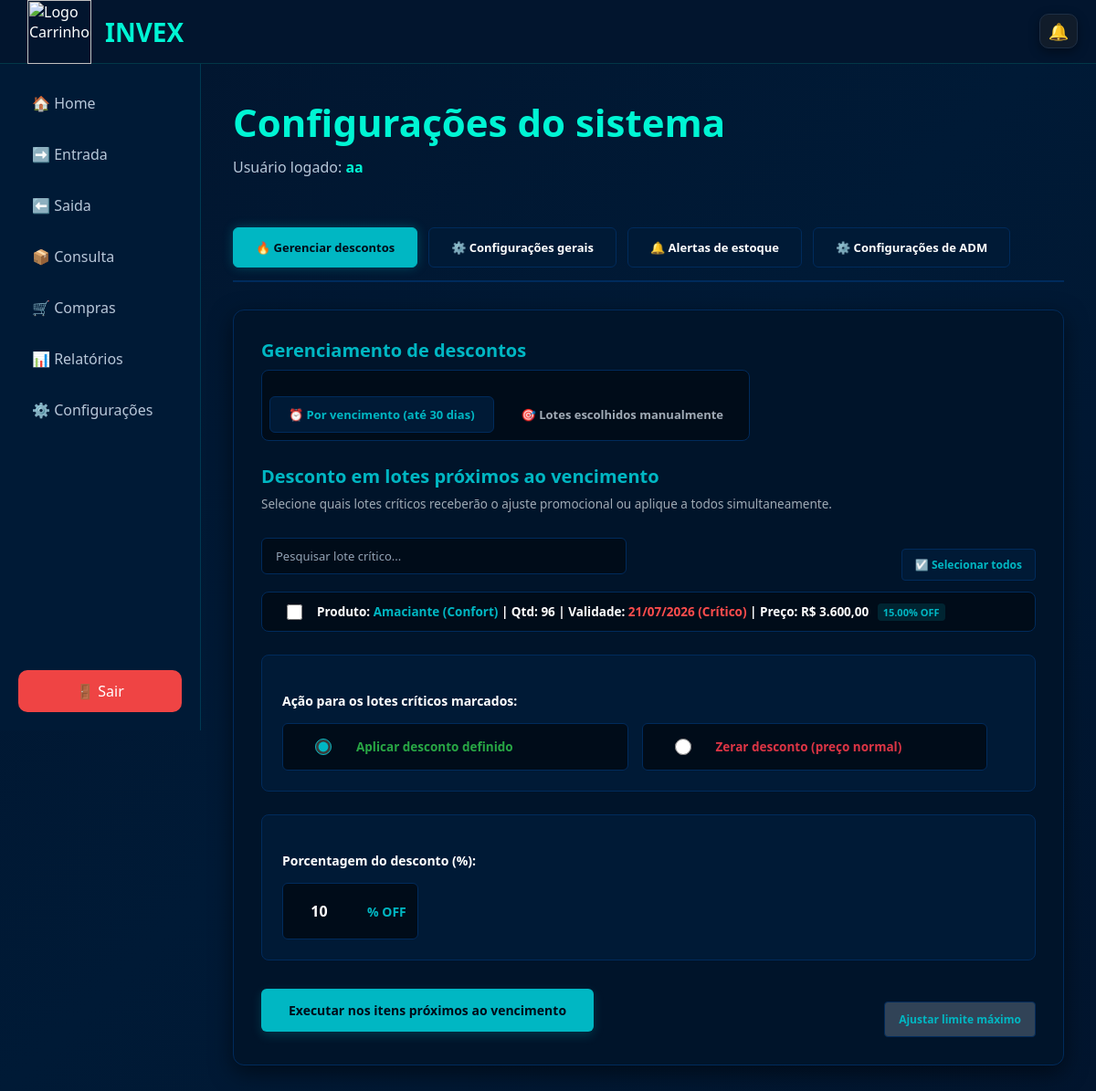
Page /painel_principal/configuracoes/painel_principal_config.php (signed in) on the committed database.
### tables this page shows
CREATE TABLE `produtoslotes` (
  `idlote` int(11) NOT NULL,
  `idproduto` int(11) NOT NULL,
  `quantidade` int(11) NOT NULL,
  `validade` date DEFAULT NULL,
  `criado_em` datetime DEFAULT CURRENT_TIMESTAMP,
  `criadopor_id` int(11) NOT NULL,
  `criadopor_nome` varchar(255) DEFAULT NULL,
  `idEmpresa` int(11) DEFAULT NULL,
  `numero_lote` varchar(50) NOT NULL,
  `preco_compra` decimal(10,2) NOT NULL DEFAULT '0.00',
  `preco_venda` decimal(10,2) NOT NULL DEFAULT '0.00',
  `desconto` decimal(5,2) NOT NULL DEFAULT '0.00',
  `status_lote` enum('normal','promocao','vencido') NOT NULL DEFAULT 'normal'
);

CREATE TABLE `produtos` (
  `idProduto` int(11) NOT NULL,
  `NomeProduto` varchar(100) NOT NULL,
  `MarcaProduto` varchar(100) NOT NULL,
  `Descricao` varchar(255) DEFAULT NULL,
  `idEmpresa` int(11) NOT NULL,
  `criadopor_nome` varchar(100) DEFAULT NULL,
  `criadoem` datetime DEFAULT CURRENT_TIMESTAMP,
  `criadopor_id` int(11) DEFAULT NULL,
  `preco_padrao_compra` decimal(10,2) NOT NULL DEFAULT '0.00',
  `preco_padrao_venda` decimal(10,2) NOT NULL DEFAULT '0.00',
  `estoque_minimo` int(11) NOT NULL DEFAULT '0',
  `estoque_minimo_original` int(11) DEFAULT NULL
);

### painel_principal/configuracoes/alertas.php (called while the page is built, shortened)
<?php
include_once __DIR__ . '/../../funcoes/conexao.php';
$idEmpresa = isset($_SESSION['idEmpresa']) ? $_SESSION['idEmpresa'] : null;
if ($idEmpresa) {
    try {
        $query_lotes = "
            SELECT pl.*, p.NomeProduto, p.MarcaProduto
            FROM produtoslotes pl
            JOIN produtos p ON pl.idproduto = p.idproduto
            WHERE pl.idEmpresa = $idEmpresa
              AND pl.quantidade > 0
              AND NOT EXISTS (
                  SELECT 1 FROM alertas_ocultos ao
                  WHERE ao.idProduto = pl.idProduto
                    AND ao.numero_lote = pl.numero_lote
                    AND ao.idEmpresa = $idEmpresa
                    AND ao.tipo_alerta = 'vencimento'
              )
        ";
        $res_lotes = $conn->query($query_lotes);
    } catch (Throwable $t) {
        $alertas_vencidos = [];
        $alertas_proximos = [];
    }
}
?>

### painel_principal/configuracoes/painel_principal_config.php (the view, shortened to what this page needs)
<?php
include '../config_global.php';
include_once 'alertas.php';
include '../../funcoes/conexao.php';
$idEmpresa = isset($_SESSION['idEmpresa']) ? $_SESSION['idEmpresa'] : null;
$data_hoje = date('Y-m-d');
$data_limite_30_dias = date('Y-m-d', strtotime('+30 days'));
$query_vencimento = "
    SELECT pl.idLote, p.NomeProduto, p.MarcaProduto, pl.validade, pl.quantidade, pl.preco_venda, pl.desconto
    FROM produtoslotes pl
    JOIN produtos p ON pl.idProduto = p.idProduto
    WHERE pl.idEmpresa = $idEmpresa
      AND pl.quantidade > 0
      AND pl.validade >= '$data_hoje'
      AND pl.validade <= '$data_limite_30_dias'
    ORDER BY pl.validade ASC, p.NomeProduto ASC
";
$resultado_vencimento = $conn->query($query_vencimento);
?>
<?php include_once '../topo_notificacoes.php'; ?>
<!DOCTYPE html>
<html lang="pt-br">
<head>
    <link rel="stylesheet" href="config.css">
</head>
<body>
    <header class="topbar">
        <div class="top-left">
            <img src="../../imagens/carrinho2.png" width="70" height="70" alt="Logo Carrinho">
            <h1>INVEX</h1>
        </div>
    </header>
    <div class="layout">
        <aside class="sidebar">
            <nav>
                <a href="../painel_principal.php">🏠 Home</a>
                <a href="../cadastro_produtos/cad_list_prods.php">➡️ Entrada</a>
                <a href="../saida/saida.php"> ⬅️ Saida</a>
                <a href="../consulta/consulta.php"> 📦 Consulta</a>
                <a href="../compras/compras.php">🛒 Compras</a>
                <a href="../relatorios/buscar_relatorio.php">📊 Relatórios</a>
                <a href="painel_principal_config.php">⚙️ Configurações</a>
            </nav>
            <a href="../../index.html" class="logout">🚪 Sair</a>
        </aside>
        <main class="main">
            <div class="container">
                <h2>Configurações do sistema</h2>
                <p class="usuario">Usuário logado: <b><?= htmlspecialchars($_SESSION['nome']) ?></b></p>
                <div class="container-abas">
                    <button class="botao-aba ativa" onclick="alternarAba('aba-descontos', this)">🔥 Gerenciar descontos</button>
                    <button class="botao-aba" onclick="alternarAba('aba-geral', this)">⚙️ Configurações gerais</button>
                    <button class="botao-aba" onclick="alternarAba('aba-notificacoes', this)">🔔 Alertas de estoque</button>
                    <?php if ($_SESSION['tipoCadastro'] == 'EMPRESA/ADM') { ?>
                        <button class="botao-aba" onclick="alternarAba('aba-adm', this)">⚙️ Configurações de ADM</button>
                    <?php } ?>
                </div>
                <div id="aba-descontos" class="conteudo-aba ativa">
                    <h3 class="titulo-secao"> Gerenciamento de descontos </h3>
                    <div class="container-sub-modos">
                        <button class="btn-sub-modo ativo" id="btnModoVencimento" onclick="alternarSubModo('vencimento')">⏰ Por vencimento (até 30 dias)</button>
                        <button class="btn-sub-modo" id="btnModoManual" onclick="alternarSubModo('manual')">🎯 Lotes escolhidos manualmente</button>
                    </div>
                    <div id="modo-vencimento">
                        <h3 class="titulo-secao">Desconto em lotes próximos ao vencimento</h3>
                        <p class="texto-explicativo">Selecione quais lotes críticos receberão o ajuste promocional ou aplique a todos simultaneamente.</p>
                        <form action="gerenciar_descontos.php" method="POST" id="formVencimento">
                            <div class="barra-ferramentas-lista">
                                <div class="celula-busca">
                                    <input type="text" class="input-filtro-busca" id="buscaVenc" onkeyup="filtrarLotes('buscaVenc', 'listaVenc')" placeholder="Pesquisar lote crítico...">
                                </div>
                                <div class="celula-acoes">
                                    <button type="button" class="btn-marcar-todos" onclick="marcarTodosLotes('listaVenc', this)">☑️ Selecionar todos</button>
                                </div>
                            </div>
                            <div class="grid-lotes-container" id="listaVenc">
                                <?php if($resultado_vencimento->num_rows > 0) {
                                        while($lote = $resultado_vencimento->fetch_assoc()) {
                                            $data_formatada = date('d/m/Y', strtotime($lote['validade']));
                                ?>
                                    <div class="item-lote-linha">
                                        <div class="celula-checkbox">
                                            <input type="checkbox" name="lotes_vencimento[]" value="<?= $lote['idLote'] ?>" id="lote_v_<?= $lote['idLote'] ?>">
                                        </div>
                                        <label class="celula-info-texto" for="lote_v_<?= $lote['idLote'] ?>">
                                            Produto: <strong><?= htmlspecialchars($lote['NomeProduto']) ?> (<?= htmlspecialchars($lote['MarcaProduto']) ?>)</strong> |
                                            Qtd: <?= $lote['quantidade'] ?> |
                                            Validade: <span style="color:#ff4d4d; font-weight:bold;"><?= $data_formatada ?> (Crítico)</span> |
                                            Preço: R$ <?= number_format($lote['preco_venda'], 2, ',', '.') ?>
                                            <?= $lote['desconto'] > 0 ? "<span class='badge-promo'>{$lote['desconto']}% OFF</span>" : "" ?>
                                        </label>
                                    </div>
                                <?php } } else { ?>
                                    <p style="padding:15px; color:#a0aab5; margin:0;">Nenhum lote com validade menor ou igual a 30 dias foi localizado.</p>
                                <?php } ?>
                            </div>
                            <div class="painel-opcao">
                                <label class="label-destaque">Ação para os lotes críticos marcados:</label>
                                <div class="wrapper-radios-tabela">
                                    <label class="radio-card-cell" for="recSimVenc">
                                        <div class="radio-conteudo-alinhado">
                                            <div class="radio-alinhado-input">
                                                <input type="radio" name="aplicar_desconto" value="sim" id="recSimVenc" checked>
                                            </div>
                                            <div class="radio-alinhado-label" style="color:#28a745;">Aplicar desconto definido</div>
                                        </div>
                                    </label>
                                    <label class="radio-card-cell" for="recNaoVenc">
                                        <div class="radio-conteudo-alinhado">
                                            <div class="radio-alinhado-input">
                                                <input type="radio" name="aplicar_desconto" value="nao" id="recNaoVenc">
                                            </div>
                                            <div class="radio-alinhado-label" style="color:#dc3545;">Zerar desconto (preço normal)</div>
                                        </div>
                                    </label>
                                </div>
                            </div>
                            <div id="campoPorcentagemVenc" class="painel-opcao">
                                <label class="label-destaque">Porcentagem do desconto (%):</label>
                                <div class="input-porcentagem-container">
                                    <input type="number" name="porcentagem_desconto" id="porcentagemVenc" min="1" max="30" value="10">
                                    <span class="texto-off">% OFF</span>
                                </div>
                            </div>
                            <div style="display: flex; justify-content: space-between; align-items: center; margin-top: 20px;">
                                <button type="submit" class="btn-salvar" style="margin: 0;">Executar nos itens próximos ao vencimento</button>
                                <button type="button" class="btn-marcar-todos" onclick="abrirModalLimite('porcentagemVenc')" style="background-color: #314357; padding: 10px 15px;"> Ajustar limite máximo</button>
                            </div>
                        </form>
                    </div>
                    </div>
</div>
</div>
</body>
</html>

### rows in the picture
produtoslotes: idproduto.NomeProduto "Amaciante", idproduto.MarcaProduto "Confort", quantidade "96", validade "21/07/2026", preco_venda "3.600,00", desconto "15.00"

### other values in the picture
$_SESSION['nome'] "aa"
